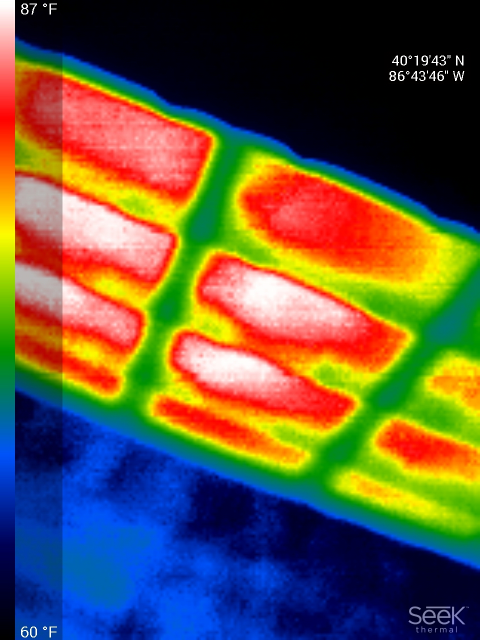
#> input picture ColorDetection/images/actual solar panel.jpg, 960 x 1280 px (shown at 1/2 size)
$ python demo_dominant_color.py --imagePath 'images/actual solar panel.jpg'
#> lines starting #> are read from the running program, lines starting #| are printed output that depends on the picture
### ColorDetection/utils/colorutils/dominantcolor.py
from sklearn.cluster import KMeans
from collections import Counter
import cv2

def get_dominant_color(image, k=4, image_processing_size = None):
	"""
	takes an image as input and returns the dominant color in the image as a list

	dominant color is found by performing k means on the pixel colors and returning the centroid
	of the largest cluster
	processing time is sped up by working with a smaller image; this can be done with the
	image_processing_size param which takes a tuple of image dims as input
	>>> get_dominant_color(my_image, k=4, image_processing_size = (25, 25))
	[56.2423442, 34.0834233, 70.1234123]
	"""
	#resize image if new dims provided
	if image_processing_size is not None:
		image = cv2.resize(image, image_processing_size, interpolation = cv2.INTER_AREA)

	#reshape the image to be a list of pixels
	image = image.reshape((image.shape[0] * image.shape[1], 3))

	#cluster the pixels and assign labels
	clt = KMeans(n_clusters = k)
	labels = clt.fit_predict(image)

	#count labels to find most popular
	label_counts = Counter(labels)

	#subset out most popular centroid
	dominant_color = clt.cluster_centers_[label_counts.most_common(1)[0][0]]

	return list(dominant_color)

### ColorDetection/demo_dominant_color.py
import cv2
import numpy as np
import argparse
from utils.colorutils.dominantcolor import get_dominant_color

# construct the argument parser and parse the arguments
ap = argparse.ArgumentParser()
ap.add_argument("-i", "--imagePath", required=True,
	help="Path to image to find dominant color of")
ap.add_argument("-k", "--clusters", default=3, type=int,
	help="Number of clusters to use in kmeans when finding dominant color")
args = vars(ap.parse_args())

#read in image of interest
bgr_image = cv2.imread(args['imagePath'])
#> bgr_image is the input picture: shape (1280, 960, 3); mean B, G, R 63.5, 86.4, 98.7
#convert to HSV; this is a better representation of how we see color
hsv_image = cv2.cvtColor(bgr_image, cv2.COLOR_BGR2HSV)
#> hsv_image: shape (1280, 960, 3); mean H, S, V 58.4, 216.6, 157.4

#extract dominant color
# (aka the centroid of the most popular k means cluster)
dom_color = get_dominant_color(hsv_image, k=args['clusters'])
#> in get_dominant_color, `label_counts = Counter(labels)`: label_counts = {0: 694462, 1: 435798, 2: 98540}
#> in get_dominant_color, `dominant_color = clt.cluster_centers_[label_counts.most_common(1)[0][0]]`: dominant_color = [36.43, 223.2, 227.7]
#> dom_color = [36.43, 223.2, 227.7]

#create a square showing dominant color of equal size to input image
dom_color_hsv = np.full(bgr_image.shape, dom_color, dtype='uint8')
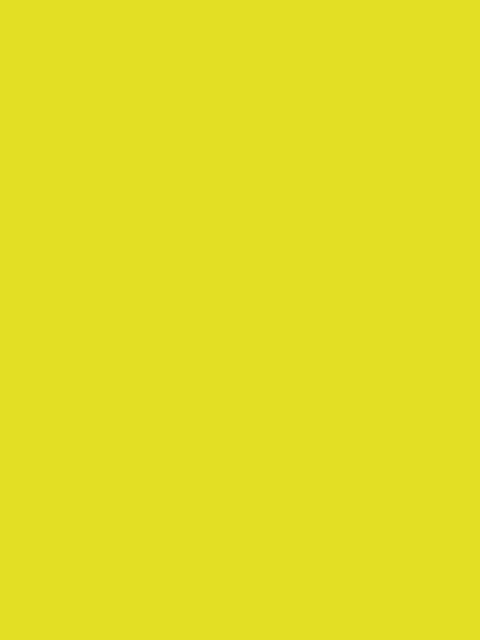
#> dom_color_hsv: shape (1280, 960, 3) (shown at 1/2 size); mean B, G, R 36, 223, 227
#convert to bgr color space for display
dom_color_bgr = cv2.cvtColor(dom_color_hsv, cv2.COLOR_HSV2BGR)
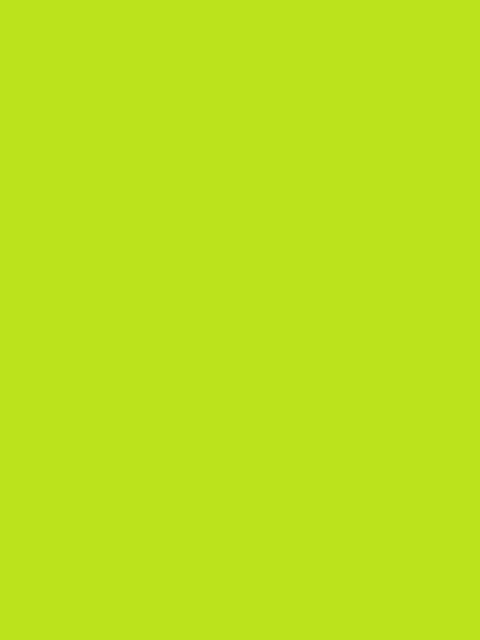
#> dom_color_bgr: shape (1280, 960, 3) (shown at 1/2 size); mean B, G, R 28, 227, 187

#concat input image and dom color square side by side for display
output_image = np.hstack((bgr_image, dom_color_bgr))
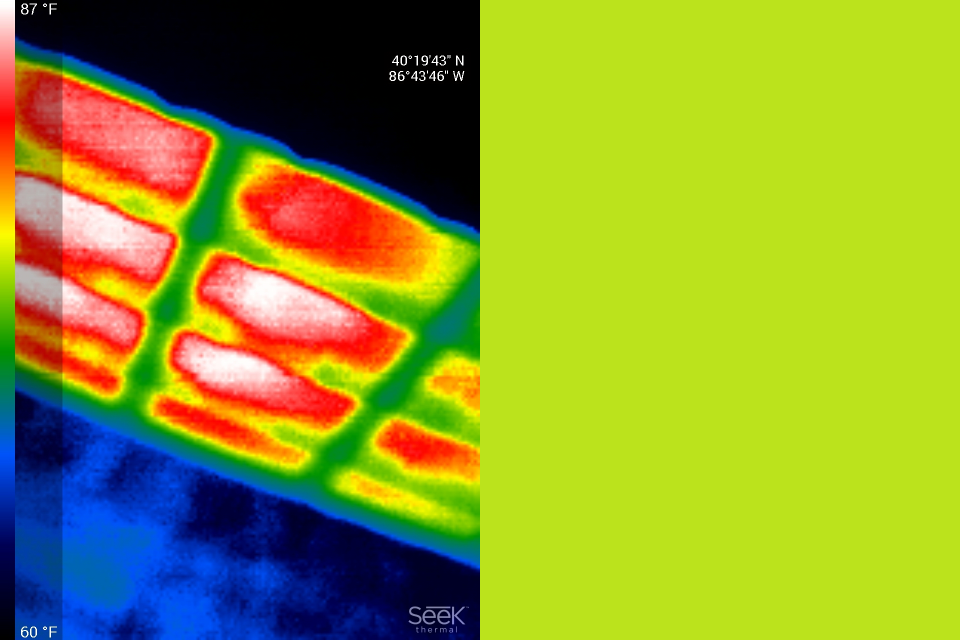
#> output_image: shape (1280, 1920, 3) (shown at 1/2 size); mean B, G, R 45.7, 156.7, 142.8

#show results to screen
cv2.imshow('Image Dominant Color', output_image)
cv2.waitKey(0)
